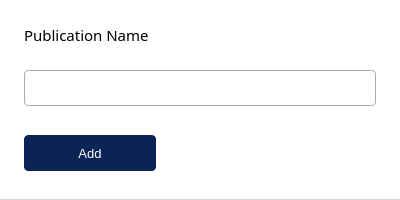
<?xml version="1.0" encoding="UTF-8"?>
<ui version="4.0">
 <class>AddPublicationDialog</class>
 <widget class="QDialog" name="AddPublicationDialog">
  <property name="geometry">
   <rect>
    <x>0</x>
    <y>0</y>
    <width>400</width>
    <height>200</height>
   </rect>
  </property>
  <property name="sizePolicy">
   <sizepolicy hsizetype="Fixed" vsizetype="Fixed">
    <horstretch>0</horstretch>
    <verstretch>0</verstretch>
   </sizepolicy>
  </property>
  <property name="minimumSize">
   <size>
    <width>400</width>
    <height>200</height>
   </size>
  </property>
  <property name="maximumSize">
   <size>
    <width>400</width>
    <height>200</height>
   </size>
  </property>
  <property name="windowTitle">
   <string>Add Publication</string>
  </property>
  <layout class="QVBoxLayout" name="verticalLayout">
   <property name="spacing">
    <number>0</number>
   </property>
   <property name="leftMargin">
    <number>0</number>
   </property>
   <property name="topMargin">
    <number>0</number>
   </property>
   <property name="rightMargin">
    <number>0</number>
   </property>
   <property name="bottomMargin">
    <number>0</number>
   </property>
   <item>
    <widget class="QFrame" name="publicationFrame">
     <property name="sizePolicy">
      <sizepolicy hsizetype="Preferred" vsizetype="Preferred">
       <horstretch>0</horstretch>
       <verstretch>0</verstretch>
      </sizepolicy>
     </property>
     <property name="minimumSize">
      <size>
       <width>0</width>
       <height>0</height>
      </size>
     </property>
     <property name="maximumSize">
      <size>
       <width>16777215</width>
       <height>16777215</height>
      </size>
     </property>
     <property name="styleSheet">
      <string notr="true">

QFrame{
background-color: white;
border-bottom: 1px solid lightgray;
}

QLabel{
border: none;
border-bottom-left-radius: 0px;
border-bottom-right-radius: 0px;
}


</string>
     </property>
     <layout class="QVBoxLayout" name="verticalLayout_4">
      <property name="spacing">
       <number>0</number>
      </property>
      <property name="leftMargin">
       <number>24</number>
      </property>
      <property name="topMargin">
       <number>0</number>
      </property>
      <property name="rightMargin">
       <number>24</number>
      </property>
      <property name="bottomMargin">
       <number>0</number>
      </property>
      <item>
       <widget class="QLabel" name="publicationNameQL">
        <property name="sizePolicy">
         <sizepolicy hsizetype="Preferred" vsizetype="Fixed">
          <horstretch>0</horstretch>
          <verstretch>0</verstretch>
         </sizepolicy>
        </property>
        <property name="minimumSize">
         <size>
          <width>0</width>
          <height>36</height>
         </size>
        </property>
        <property name="maximumSize">
         <size>
          <width>16777215</width>
          <height>36</height>
         </size>
        </property>
        <property name="font">
         <font>
          <family>Segoe UI Semibold</family>
          <pointsize>11</pointsize>
          <bold>false</bold>
         </font>
        </property>
        <property name="styleSheet">
         <string notr="true">color: rgb(0, 0, 0);</string>
        </property>
        <property name="text">
         <string>Publication Name</string>
        </property>
       </widget>
      </item>
      <item>
       <widget class="QLineEdit" name="publicationLE">
        <property name="minimumSize">
         <size>
          <width>0</width>
          <height>36</height>
         </size>
        </property>
        <property name="maximumSize">
         <size>
          <width>16777215</width>
          <height>36</height>
         </size>
        </property>
        <property name="font">
         <font>
          <pointsize>10</pointsize>
         </font>
        </property>
        <property name="styleSheet">
         <string notr="true">QLineEdit{
color: black;
border: 1px solid rgb(172, 172, 172);
border-radius: 4px;
padding-left: 12px;
}

QLineEdit:hover{
border-color: rgb(91, 192, 222);
}</string>
        </property>
       </widget>
      </item>
      <item>
       <widget class="QPushButton" name="publicationDataBtn">
        <property name="sizePolicy">
         <sizepolicy hsizetype="Fixed" vsizetype="Fixed">
          <horstretch>0</horstretch>
          <verstretch>0</verstretch>
         </sizepolicy>
        </property>
        <property name="minimumSize">
         <size>
          <width>132</width>
          <height>60</height>
         </size>
        </property>
        <property name="maximumSize">
         <size>
          <width>132</width>
          <height>60</height>
         </size>
        </property>
        <property name="font">
         <font>
          <pointsize>10</pointsize>
          <fontweight>DemiBold</fontweight>
         </font>
        </property>
        <property name="styleSheet">
         <string notr="true">QPushButton{
color: rgb(255, 255, 255);
background-color: rgb(10, 36, 86);
border: 1px solid rgb(10, 36, 86);
border-radius: 4px;
margin-top: 12px;
margin-bottom: 12px;
}


QPushButton:hover{
color: rgb(255, 255, 255);
background-color: rgb(8, 29, 69);
border: 1px solid rgb(8, 29, 69);
border-radius: 4px;
}</string>
        </property>
        <property name="text">
         <string>Add</string>
        </property>
       </widget>
      </item>
     </layout>
    </widget>
   </item>
  </layout>
 </widget>
 <resources/>
 <connections/>
</ui>
